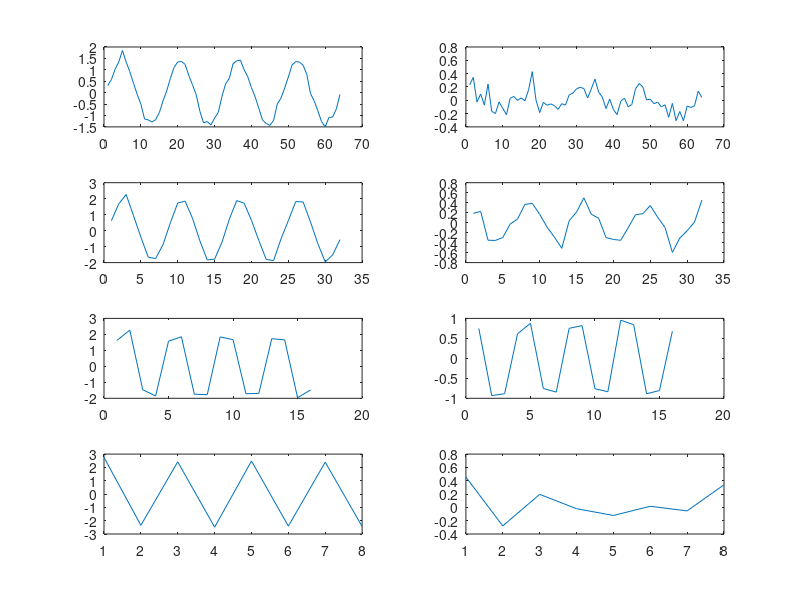

The MATLAB source for this figure:
%
t = 0 : 127;
a = sin(((8*pi)/127)*t)
rng default;
b = 0.1 * (randn(length(t),1));
b = b';
plot(a + b)
fprintf(fopen('C:\Users\GuiR\Documents\NetBeansProjects\WaveletTransform\src\io\github\guiritter\wavelet\test.txt', 'wt+'), '%f\n', a);
%}
%
s1 = [0.3067160516210392, 0.5694274340352772, 1.0241126506874134, 1.3443033291307431, 1.8474458663908124, 1.3493421720534786, 0.9184256427441472, 0.41427264989376256, -0.07705837569336639, -0.49877261735233613, -1.1534997566157088, -1.1941004137778781, -1.2865574538451439, -1.1829691388284393, -0.8788835244334143, -0.3628730579693124, 0.07528707320649408, 0.6221372948252659, 1.1060896611507132, 1.3444871768938518, 1.3648412455903065, 1.2395808148370158, 0.7526006172745277, 0.34345449154436747, -0.08672664671253005, -0.8137766675556628, -1.3212459912098122, -1.268413093839897, -1.4113087677159806, -1.1130751690420553, -0.861976601295244, -0.15978845487863005, 0.39195211723882795, 0.6293108931204034, 1.2672697021747186, 1.392513162365261, 1.4255300992992046, 1.0034205849495514, 0.692121067172861, 0.21606354805936143, -0.18974998341106647, -0.689627101555616, -1.2025128631536544, -1.3473269177270968, -1.4358029466162825, -1.2102330549906493, -0.49472725945716794, -0.2420171953560325, 0.20206424800543016, 0.6860519696699368, 1.2095407974518675, 1.3628648821368903, 1.3391039729686787, 1.2025262981824971, 0.8059390959929913, -0.03695481459837134, -0.3582549435813831, -0.7948686322267347, -1.2672590955730005, -1.4979731890317662, -1.086756654646292, -1.0713558689520488, -0.7205891861834314, -0.0809997888917002];
d1 = [0.23067803101292503, 0.3436425819481631, -0.027133101407690208, 0.09409611358605618, -0.0727209826975681, 0.24220528575982814, -0.1654389451670918, -0.19959785955265152, -0.024521756064768283, -0.12069817780107536, -0.21802576937715407, 0.028678129724582835, 0.0575422285326177, -0.0020074761517886452, 0.035343318244047184, -0.008476796092864336, 0.15650960073426803, 0.4294238268942467, 0.006019600028240979, -0.18538784167792666, -0.032209420989828375, -0.07425328309239931, -0.05479936132839508, -0.08021277904423957, -0.13648433669106502, -0.05115776140528433, -0.07246571714955985, 0.07969871241431703, 0.10645492590763461, 0.17167562697715716, 0.19510985281246052, 0.17573371279438668, 0.033861929537461394, 0.16878214602854175, 0.3179830910724657, 0.1221972441771908, 0.047281402030819764, -0.12465231892147055, 0.017401190778219777, -0.13893658300821995, -0.21599920134227346, -0.015550692331854576, 0.03233882153078549, -0.09864988125689755, -0.065158475672778, 0.17098407654515668, 0.2512732231217644, 0.19857114050636865, 0.0046004367183996725, 0.01592970156657053, -0.05136918633285914, -0.02663246980661016, -0.09979185870851381, -0.06752657628297165, -0.2560504365354608, -0.04680056941961283, -0.3061623870113701, -0.1688641704151594, -0.3080942027375717, -0.08694726402826025, -0.10806712936874002, -0.08445824815848363, 0.13682304083925334, 0.04170303663403901];
s2 = [0.6195269999999999, 1.6747229999999997, 2.2604704999999994, 0.9423599999999999, -0.4071739999999999, -1.6600039999999996, -1.7462189999999995, -0.8780545, 0.49315349999999986, 1.7328194999999995, 1.8416044999999999, 0.7750279999999999, -0.6367519999999998, -1.8311654999999996, -1.7850089999999996, -0.722497, 0.7221419999999998, 1.8807504999999995, 1.7175274999999997, 0.6421835, -0.6218134999999999, -1.8030089999999994, -1.8710299999999997, -0.5209569999999999, 0.6279929999999998, 1.8189654999999996, 1.7972039999999998, 0.543754, -0.8153814999999999, -1.9553144999999996, -1.5260159999999996, -0.566809];
d2 = [0.18576499999999999, 0.22640899999999975, -0.35221250000000004, -0.35649, -0.29819699999999993, -0.028709000000000096, 0.07324799999999998, 0.36487450000000005, 0.38668149999999984, 0.16857250000000001, -0.08857249999999983, -0.28931000000000007, -0.5141019999999998, 0.03735849999999996, 0.21088299999999982, 0.49652199999999996, 0.167838, 0.08856049999999993, -0.2984764999999999, -0.3366235, -0.3534664999999999, -0.1023989999999999, 0.15950199999999992, 0.17869299999999996, 0.34223099999999995, 0.10841650000000003, -0.09657499999999986, -0.596016, -0.30873249999999997, -0.16313950000000021, 0.010890000000000066, 0.452258];
s3 = [1.6222797327372362, 2.2647431655411, -1.4617155817196446, -1.8556415875381547, 1.5740006030381621, 1.8502385846231086, -1.7450811996589506, -1.7730744964659546, 1.840522937449605, 1.6685676497404889, -1.7146084329237166, -1.691390228210066, 1.730260948632062, 1.6553072762728975, -1.959177930206442, -1.4798507493367359];
d3 = [0.7461362470809199, -0.9320448729031903, -0.8858845886739422, 0.6138850051354281, 0.8765762350064021, -0.7541834758042136, -0.8445778853907581, 0.7513094402920808, 0.8192599270903739, -0.7603830345082665, -0.8352313479570341, 0.9546457733968656, 0.8421447309566952, -0.8863229948782778, -0.8060543543983245, 0.6782617742616044];
s4 = [2.7485402499999987, -2.345725749999999, 2.4213027499999993, -2.487711749999999, 2.481301749999999, -2.408404749999999, 2.393958249999999, -2.4317604999999993];
d4 = [0.4542902499999999, -0.27854774999999976, 0.1953297500000004, -0.019794250000000346, -0.12159074999999975, 0.016417749999999787, -0.05300024999999975, 0.33893550000000006];
%}
%{
s1 = [0.13902143582196236, 0.6681869168432586, 1.094039147385732, 1.3507358795191973, 1.3985865025088722, 1.2301918509964207, 0.8715904250922561, 0.3782264675092159, -0.17361734219829536, -0.698617964278403, -1.1155995402508911, -1.3600916093410766, -1.3942915359199453, -1.2129108683710026, -0.8439941687428888, -0.34458232686036, 0.2081071825574504, 0.7286205050041482, 1.136476867965424, 1.3686150744814993, 1.389143091446126, 1.1948874236253388, 0.8158817244432552, 0.31072817549749165, -0.2424697436959919, -0.7581775684577459, -1.1566591097140504, -1.3763020322997783, -1.3831454117281017, -1.176132830467928, -0.7872707698628851, -0.276683105303703, 0.276683105303703, 0.7872707698628851, 1.176132830467928, 1.3831454117281017, 1.3763020322997783, 1.1566591097140504, 0.7581775684577459, 0.2424697436959919, -0.31072817549749165, -0.8158817244432552, -1.1948874236253388, -1.389143091446126, -1.3686150744814993, -1.136476867965424, -0.7286205050041482, -0.2081071825574504, 0.34458232686036, 0.8439941687428888, 1.2129108683710026, 1.3942915359199453, 1.3600916093410766, 1.1155995402508911, 0.698617964278403, 0.17361734219829536, -0.3782264675092159, -0.8715904250922561, -1.2301918509964207, -1.3985865025088722, -1.3507358795191973, -1.094039147385732, -0.6681869168432586, -0.13902143582196236];
d1 = [0.13902143582196236, 0.1229538484330604, 0.08787428101839578, 0.03920836391001281, -0.015519579633482383, -0.06784830986841173, -0.10968569679087609, -0.1345645417801435, -0.13863818394655922, -0.12127517693452355, -0.08516111229898304, -0.03588001229096771, 0.018949047522237028, 0.07084714972742368, 0.11179216789203072, 0.13545266789731386, 0.13816866504385136, 0.11952296633074333, 0.08239561767776249, 0.03252974036170586, -0.022366494595711717, -0.07380497739312708, -0.11383075674219162, -0.13625664830752296, -0.13761570754096353, -0.11769721662171961, -0.07957991847507762, -0.02915896233578963, 0.025770506640343638, 0.07671613601127203, 0.11579934202101494, 0.13697860433111442, 0.13697860433111442, 0.11579934202101494, 0.07671613601127203, 0.025770506640343638, -0.02915896233578963, -0.07957991847507762, -0.11769721662171961, -0.13761570754096353, -0.13625664830752296, -0.11383075674219162, -0.07380497739312708, -0.022366494595711717, 0.03252974036170586, 0.08239561767776249, 0.11952296633074333, 0.13816866504385136, 0.13545266789731386, 0.11179216789203072, 0.07084714972742368, 0.018949047522237028, -0.03588001229096771, -0.08516111229898304, -0.12127517693452355, -0.13863818394655922, -0.1345645417801435, -0.10968569679087609, -0.06784830986841173, -0.015519579633482383, 0.03920836391001281, 0.08787428101839578, 0.1229538484330604, 0.13902143582196236];
s2 = [0.5707824999999999, 1.7287169999999996, 1.8588269999999998, 0.8837539999999998, -0.6167634999999999, -1.7505779999999997, -1.8435704999999998, -0.8404504999999999, 0.6623664999999999, 1.7713674999999998, 1.8271854999999997, 0.7966334999999999, -0.7075644999999999, -1.7910739999999996, -1.8096829999999997, -0.7523289999999999, 0.7523289999999999, 1.8096829999999997, 1.7910739999999996, 0.7075644999999999, -0.7966334999999999, -1.8271854999999997, -1.7713674999999998, -0.6623664999999999, 0.8404504999999999, 1.8435704999999998, 1.7505779999999997, 0.6167634999999999, -0.8837539999999998, -1.8588269999999998, -1.7287169999999996, -0.5707824999999999];
d2 = [0.37417649999999986, 0.181512, -0.11907299999999987, -0.348861, -0.37123149999999994, -0.17288199999999998, 0.12825550000000008, 0.3531375, 0.3680585, 0.16414649999999997, -0.13735949999999997, -0.35719749999999995, -0.3646604999999999, -0.1553110000000001, 0.14638000000000007, 0.3610399999999999, 0.3610399999999999, 0.14638000000000007, -0.1553110000000001, -0.3646604999999999, -0.35719749999999995, -0.13735949999999997, 0.16414649999999997, 0.3680585, 0.3531375, 0.12825550000000008, -0.17288199999999998, -0.37123149999999994, -0.348861, -0.11907299999999987, 0.181512, 0.37417649999999986];
s3 = [1.6259916897850748, 1.9392976230533823, -1.6739632280343328, -1.897889449947098, 1.7209098150042608, 1.8553202075061055, -1.766804227083783, -1.8116160586813086, 1.8116160586813086, 1.766804227083783, -1.8553202075061055, -1.7209098150042608, 1.897889449947098, 1.6739632280343328, -1.9392976230533823, -1.6259916897850748];
d3 = [0.8187833371198541, -0.6894807304519104, -0.8017279215576347, 0.7093129543438493, 0.7841821274426622, -0.7287103075653586, -0.7661569149300452, 0.7476621835147205, 0.7476621835147205, -0.7661569149300452, -0.7287103075653586, 0.7841821274426622, 0.7093129543438493, -0.8017279215576347, -0.6894807304519104, 0.8187833371198541];
s4 = [2.5210402499999987, -2.525681249999999, 2.5287764999999993, -2.5303252499999993, 2.5303252499999993, -2.5287764999999993, 2.525681249999999, -2.5210402499999987];
d4 = [0.22154075000000018, -0.1583397499999999, 0.09504249999999992, -0.031686749999999986, -0.031686749999999986, 0.09504249999999992, -0.1583397499999999, 0.22154075000000018];
%}
subplot(4, 2, 1); plot(s1);
subplot(4, 2, 2); plot(d1);
subplot(4, 2, 3); plot(s2);
subplot(4, 2, 4); plot(d2);
subplot(4, 2, 5); plot(s3);
subplot(4, 2, 6); plot(d3);
subplot(4, 2, 7); plot(s4);
subplot(4, 2, 8); plot(d4);
